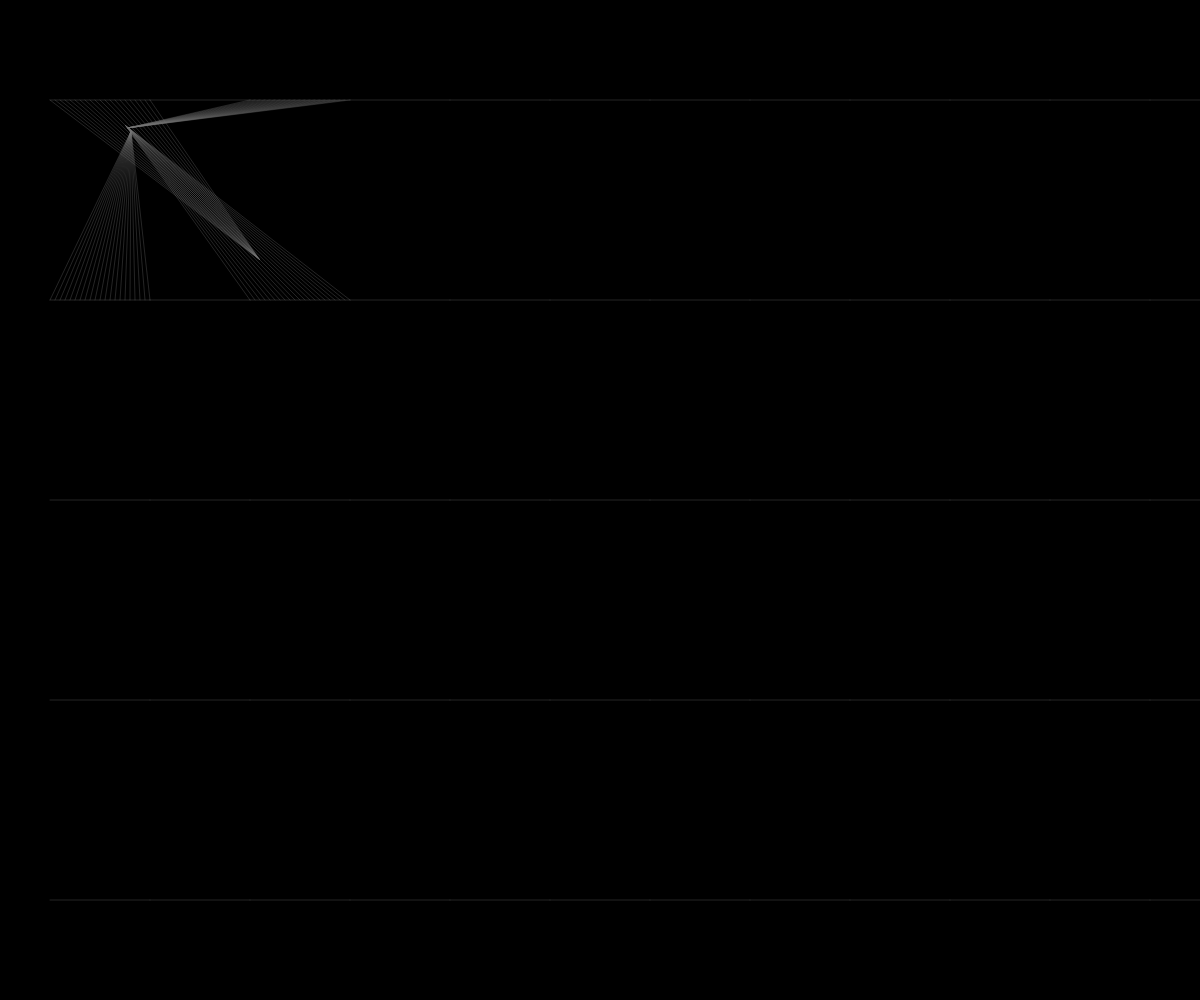
Frame 1 (no input)
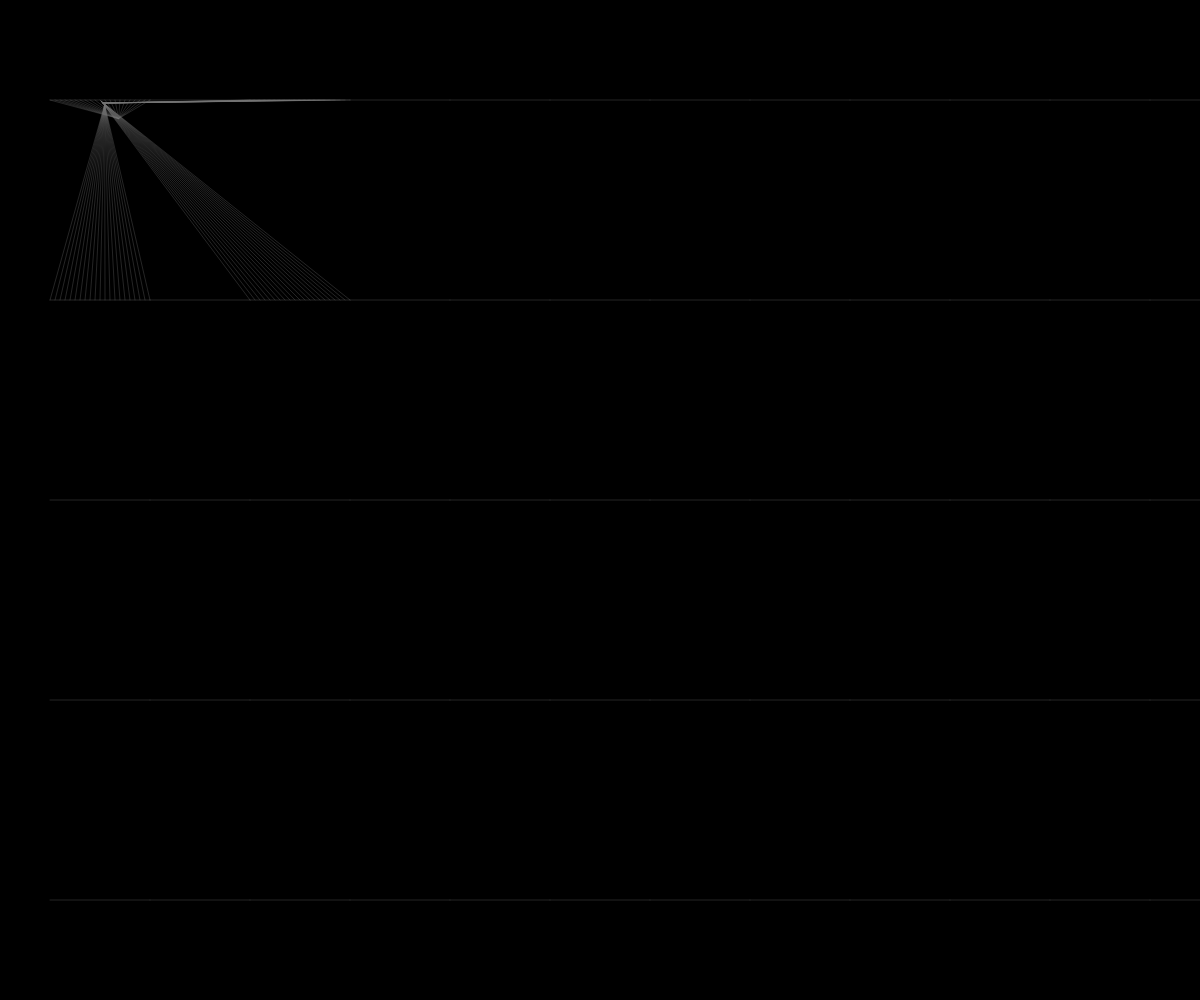
Frame 60 (no input)
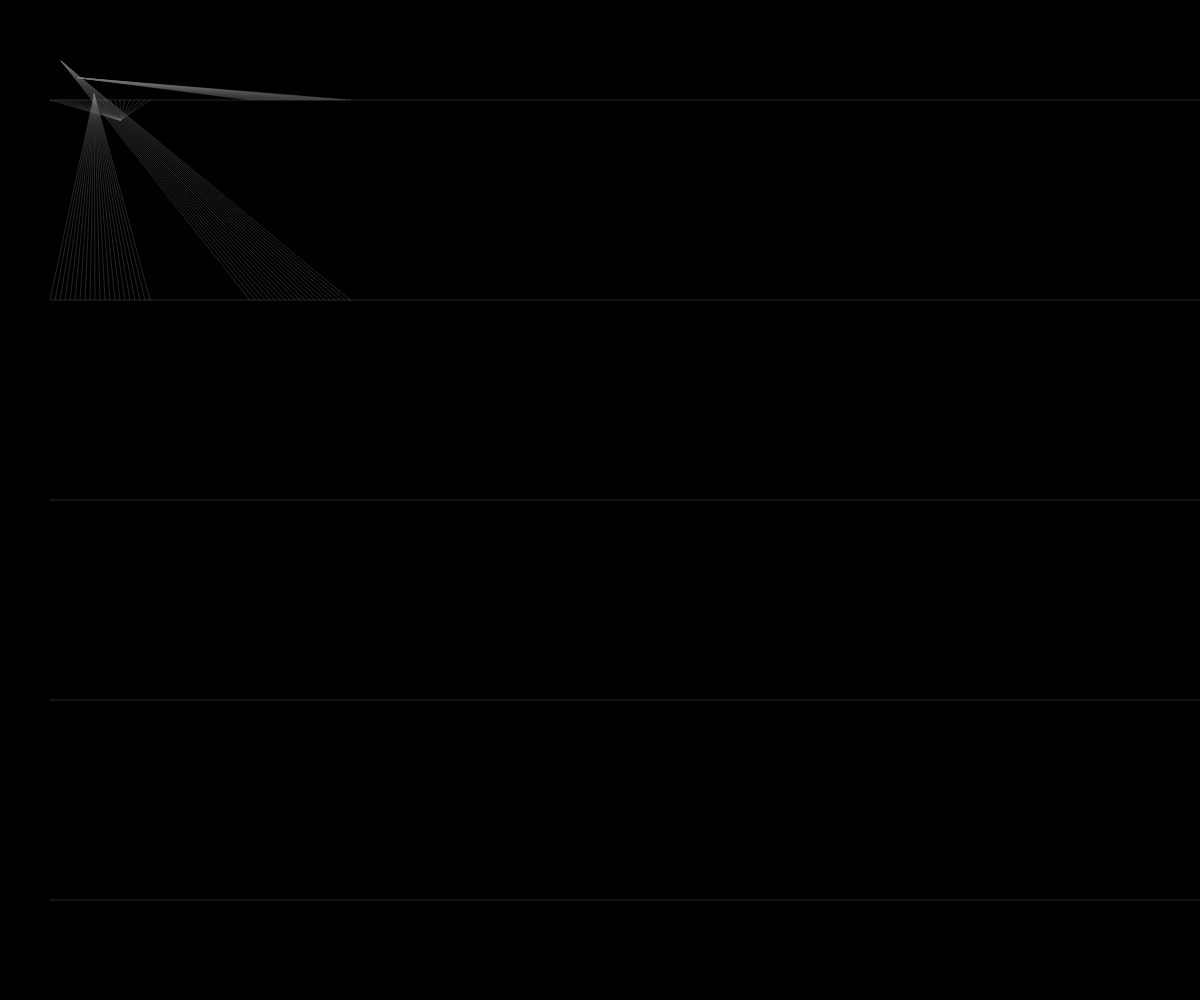
Frame 120 (the mouse pressed at the canvas centre since frame 60)

The p5.js sketch that drew these frames (run headless with seeded random() and noise() and a simulated clock; from frame 60 on, the mouse is pressed at the canvas centre):

// p5.js sketch
// ── sketch.js
let xarray = [],
  yarray = [];

function setup() {
  createCanvas(windowWidth, windowHeight);
}

function draw() {
  background(0);
  stroke(120, 120, 120, 80);
  noFill();
  // for (let x = 0; x < )
  var noiseX = noise(.05 * frameCount) * 400;
  var noiseY = noise(.05 * frameCount) * 400;

  for (let x = 50; x < windowWidth + 50; x += 100) {
    for (let y = 100; y < windowHeight; y += 200) {
      line(x, y, x + 100, y);
      // for(let i = x; i<=x+50; i+=5) {
      //   line(i,y,y,noiseY);
      // }

    }
  }
  // line(50, 100, 150, 100);
  // line(350, 100, 250, 100);
  // line(50, 300, 150, 300);
  // line(350, 300, 250, 300);
  for (let x = 50; x <= 150; x += 5) {
    line(x, 100, noiseX, noiseY);
  }

  var noiseX2 = noise(.06 * frameCount) * 200;
  var noiseY2 = noise(.06 * frameCount) * 200;
  for (let x = 250; x <= 350; x += 5) {
    line(x, 100, noiseX2, noiseY2);
  }

  var noiseX3 = noise(.07 * frameCount) * 200;
  var noiseY3 = noise(.07 * frameCount) * 200;

  for (let x = 250; x <= 350; x += 5) {
    line(x, 300, noiseX3, noiseY3);
  }

  var noiseX4 = noise(.04 * frameCount) * 200;
  var noiseY4 = noise(.04 * frameCount) * 200;


  for (let x = 50; x <= 150; x += 5) {
    line(x, 300, noiseX4, noiseY4);
  }

}
